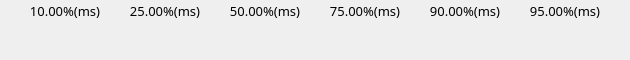
                   <widget class="QWidget" name="sectionDataWidget" native="true">
                    <property name="minimumSize">
                     <size>
                      <width>0</width>
                      <height>60</height>
                     </size>
                    </property>
                    <property name="maximumSize">
                     <size>
                      <width>16777215</width>
                      <height>60</height>
                     </size>
                    </property>
                    <property name="styleSheet">
                     <string notr="true">QLineEdit{
color:#ced4da;
border-radius: 14px;
background-color: rgb(25, 25, 25, 0);
border: 0px solid rgba(255, 255, 255, 0);
padding-left:10px;
padding-right:10px;
}

#sectionDataWidget{
	border: 1px solid rgba(197, 197, 197,50);
	
	background-color: rgba(255, 255, 255, 20);
	border-radius: 5px;
}</string>
                    </property>
                    <layout class="QGridLayout" name="gridLayout_3" columnstretch="1,0,0,0,0,0">
                     <property name="leftMargin">
                      <number>15</number>
                     </property>
                     <property name="topMargin">
                      <number>0</number>
                     </property>
                     <property name="rightMargin">
                      <number>15</number>
                     </property>
                     <property name="horizontalSpacing">
                      <number>0</number>
                     </property>
                     <item row="0" column="5">
                      <widget class="QLabel" name="label_ms95">
                       <property name="minimumSize">
                        <size>
                         <width>100</width>
                         <height>20</height>
                        </size>
                       </property>
                       <property name="maximumSize">
                        <size>
                         <width>100</width>
                         <height>20</height>
                        </size>
                       </property>
                       <property name="font">
                        <font>
                         <family>OPPOSans B</family>
                         <pointsize>10</pointsize>
                        </font>
                       </property>
                       <property name="toolTip">
                        <string>前95%请求完成时间</string>
                       </property>
                       <property name="text">
                        <string>95.00%(ms)</string>
                       </property>
                       <property name="alignment">
                        <set>Qt::AlignCenter</set>
                       </property>
                      </widget>
                     </item>
                     <item row="1" column="2">
                      <widget class="QLineEdit" name="lineEdit_ms50">
                       <property name="minimumSize">
                        <size>
                         <width>100</width>
                         <height>20</height>
                        </size>
                       </property>
                       <property name="maximumSize">
                        <size>
                         <width>100</width>
                         <height>20</height>
                        </size>
                       </property>
                       <property name="font">
                        <font>
                         <family>OPPOSans B</family>
                         <pointsize>10</pointsize>
                        </font>
                       </property>
                       <property name="text">
                        <string/>
                       </property>
                       <property name="alignment">
                        <set>Qt::AlignCenter</set>
                       </property>
                       <property name="readOnly">
                        <bool>true</bool>
                       </property>
                      </widget>
                     </item>
                     <item row="1" column="3">
                      <widget class="QLineEdit" name="lineEdit_ms75">
                       <property name="minimumSize">
                        <size>
                         <width>100</width>
                         <height>20</height>
                        </size>
                       </property>
                       <property name="maximumSize">
                        <size>
                         <width>100</width>
                         <height>20</height>
                        </size>
                       </property>
                       <property name="font">
                        <font>
                         <family>OPPOSans B</family>
                         <pointsize>10</pointsize>
                        </font>
                       </property>
                       <property name="text">
                        <string/>
                       </property>
                       <property name="alignment">
                        <set>Qt::AlignCenter</set>
                       </property>
                       <property name="readOnly">
                        <bool>true</bool>
                       </property>
                      </widget>
                     </item>
                     <item row="0" column="4">
                      <widget class="QLabel" name="label_ms90">
                       <property name="minimumSize">
                        <size>
                         <width>100</width>
                         <height>20</height>
                        </size>
                       </property>
                       <property name="maximumSize">
                        <size>
                         <width>100</width>
                         <height>20</height>
                        </size>
                       </property>
                       <property name="font">
                        <font>
                         <family>OPPOSans B</family>
                         <pointsize>10</pointsize>
                        </font>
                       </property>
                       <property name="toolTip">
                        <string>前90%请求完成时间</string>
                       </property>
                       <property name="text">
                        <string>90.00%(ms)</string>
                       </property>
                       <property name="alignment">
                        <set>Qt::AlignCenter</set>
                       </property>
                      </widget>
                     </item>
                     <item row="1" column="1">
                      <widget class="QLineEdit" name="lineEdit_ms25">
                       <property name="minimumSize">
                        <size>
                         <width>100</width>
                         <height>20</height>
                        </size>
                       </property>
                       <property name="maximumSize">
                        <size>
                         <width>100</width>
                         <height>20</height>
                        </size>
                       </property>
                       <property name="font">
                        <font>
                         <family>OPPOSans B</family>
                         <pointsize>10</pointsize>
                        </font>
                       </property>
                       <property name="text">
                        <string/>
                       </property>
                       <property name="alignment">
                        <set>Qt::AlignCenter</set>
                       </property>
                       <property name="readOnly">
                        <bool>true</bool>
                       </property>
                      </widget>
                     </item>
                     <item row="1" column="4">
                      <widget class="QLineEdit" name="lineEdit_ms90">
                       <property name="minimumSize">
                        <size>
                         <width>100</width>
                         <height>20</height>
                        </size>
                       </property>
                       <property name="maximumSize">
                        <size>
                         <width>100</width>
                         <height>20</height>
                        </size>
                       </property>
                       <property name="font">
                        <font>
                         <family>OPPOSans B</family>
                         <pointsize>10</pointsize>
                        </font>
                       </property>
                       <property name="text">
                        <string/>
                       </property>
                       <property name="alignment">
                        <set>Qt::AlignCenter</set>
                       </property>
                       <property name="readOnly">
                        <bool>true</bool>
                       </property>
                      </widget>
                     </item>
                     <item row="0" column="0">
                      <widget class="QLabel" name="label_ms10">
                       <property name="minimumSize">
                        <size>
                         <width>100</width>
                         <height>20</height>
                        </size>
                       </property>
                       <property name="maximumSize">
                        <size>
                         <width>100</width>
                         <height>20</height>
                        </size>
                       </property>
                       <property name="font">
                        <font>
                         <family>OPPOSans B</family>
                         <pointsize>10</pointsize>
                        </font>
                       </property>
                       <property name="toolTip">
                        <string>前10%请求完成时间</string>
                       </property>
                       <property name="text">
                        <string>10.00%(ms)</string>
                       </property>
                       <property name="alignment">
                        <set>Qt::AlignCenter</set>
                       </property>
                      </widget>
                     </item>
                     <item row="0" column="2">
                      <widget class="QLabel" name="label_ms50">
                       <property name="minimumSize">
                        <size>
                         <width>100</width>
                         <height>20</height>
                        </size>
                       </property>
                       <property name="maximumSize">
                        <size>
                         <width>100</width>
                         <height>20</height>
                        </size>
                       </property>
                       <property name="font">
                        <font>
                         <family>OPPOSans B</family>
                         <pointsize>10</pointsize>
                        </font>
                       </property>
                       <property name="toolTip">
                        <string>前50%请求完成时间</string>
                       </property>
                       <property name="text">
                        <string>50.00%(ms)</string>
                       </property>
                       <property name="alignment">
                        <set>Qt::AlignCenter</set>
                       </property>
                      </widget>
                     </item>
                     <item row="1" column="0">
                      <widget class="QLineEdit" name="lineEdit_ms10">
                       <property name="minimumSize">
                        <size>
                         <width>100</width>
                         <height>20</height>
                        </size>
                       </property>
                       <property name="maximumSize">
                        <size>
                         <width>100</width>
                         <height>20</height>
                        </size>
                       </property>
                       <property name="font">
                        <font>
                         <family>OPPOSans B</family>
                         <pointsize>10</pointsize>
                        </font>
                       </property>
                       <property name="text">
                        <string/>
                       </property>
                       <property name="alignment">
                        <set>Qt::AlignCenter</set>
                       </property>
                       <property name="readOnly">
                        <bool>true</bool>
                       </property>
                      </widget>
                     </item>
                     <item row="1" column="5">
                      <widget class="QLineEdit" name="lineEdit_ms95">
                       <property name="minimumSize">
                        <size>
                         <width>100</width>
                         <height>20</height>
                        </size>
                       </property>
                       <property name="maximumSize">
                        <size>
                         <width>100</width>
                         <height>20</height>
                        </size>
                       </property>
                       <property name="font">
                        <font>
                         <family>OPPOSans B</family>
                         <pointsize>10</pointsize>
                        </font>
                       </property>
                       <property name="text">
                        <string/>
                       </property>
                       <property name="alignment">
                        <set>Qt::AlignCenter</set>
                       </property>
                       <property name="readOnly">
                        <bool>true</bool>
                       </property>
                      </widget>
                     </item>
                     <item row="0" column="3">
                      <widget class="QLabel" name="label_ms75">
                       <property name="minimumSize">
                        <size>
                         <width>100</width>
                         <height>20</height>
                        </size>
                       </property>
                       <property name="maximumSize">
                        <size>
                         <width>100</width>
                         <height>20</height>
                        </size>
                       </property>
                       <property name="font">
                        <font>
                         <family>OPPOSans B</family>
                         <pointsize>10</pointsize>
                        </font>
                       </property>
                       <property name="toolTip">
                        <string>前75%请求完成时间</string>
                       </property>
                       <property name="text">
                        <string>75.00%(ms)</string>
                       </property>
                       <property name="alignment">
                        <set>Qt::AlignCenter</set>
                       </property>
                      </widget>
                     </item>
                     <item row="0" column="1">
                      <widget class="QLabel" name="label_ms25">
                       <property name="minimumSize">
                        <size>
                         <width>100</width>
                         <height>20</height>
                        </size>
                       </property>
                       <property name="maximumSize">
                        <size>
                         <width>100</width>
                         <height>20</height>
                        </size>
                       </property>
                       <property name="font">
                        <font>
                         <family>OPPOSans B</family>
                         <pointsize>10</pointsize>
                        </font>
                       </property>
                       <property name="toolTip">
                        <string>前25%请求完成时间</string>
                       </property>
                       <property name="text">
                        <string>25.00%(ms)</string>
                       </property>
                       <property name="alignment">
                        <set>Qt::AlignCenter</set>
                       </property>
                      </widget>
                     </item>
                    </layout>
                   </widget>
